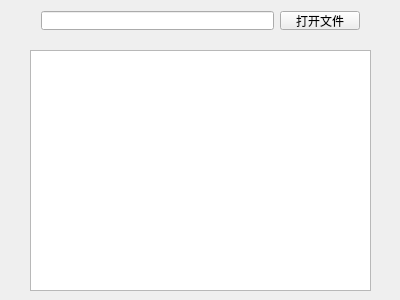
<?xml version="1.0" encoding="UTF-8"?>
<ui version="4.0">
 <class>Widget</class>
 <widget class="QWidget" name="Widget">
  <property name="geometry">
   <rect>
    <x>0</x>
    <y>0</y>
    <width>400</width>
    <height>300</height>
   </rect>
  </property>
  <property name="windowTitle">
   <string>Widget</string>
  </property>
  <widget class="QTextEdit" name="textEdit">
   <property name="geometry">
    <rect>
     <x>30</x>
     <y>50</y>
     <width>341</width>
     <height>241</height>
    </rect>
   </property>
  </widget>
  <widget class="QWidget" name="widget" native="true">
   <property name="geometry">
    <rect>
     <x>30</x>
     <y>0</y>
     <width>341</width>
     <height>41</height>
    </rect>
   </property>
   <layout class="QHBoxLayout" name="horizontalLayout">
    <item>
     <widget class="QLineEdit" name="lineEdit"/>
    </item>
    <item>
     <widget class="QPushButton" name="pushButton">
      <property name="text">
       <string>打开文件</string>
      </property>
     </widget>
    </item>
   </layout>
  </widget>
 </widget>
 <layoutdefault spacing="6" margin="11"/>
 <resources/>
 <connections/>
</ui>
